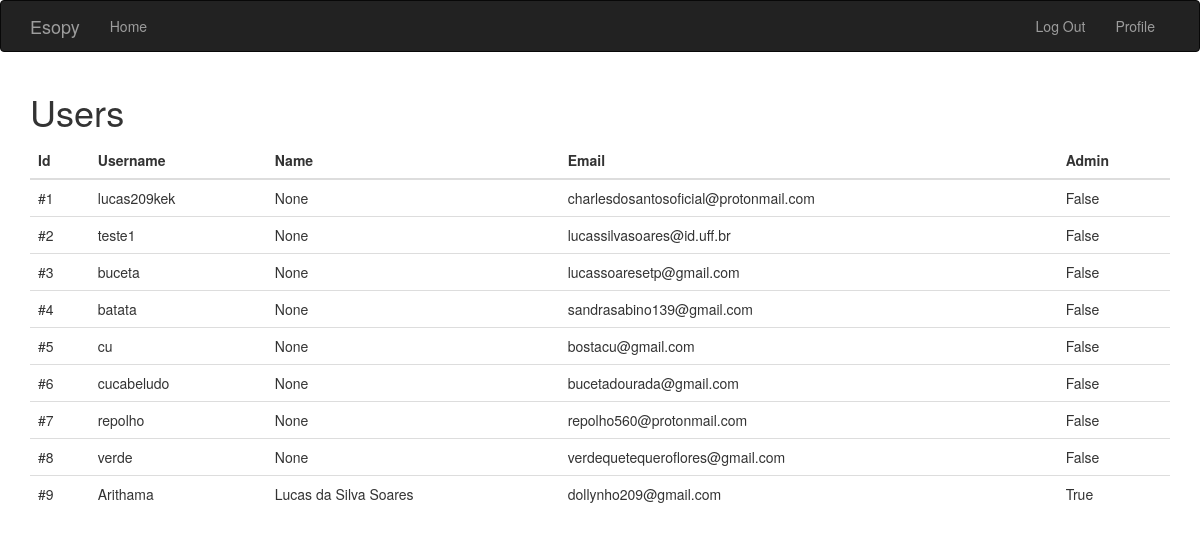
The page /users (signed in) on the database as committed earlier.
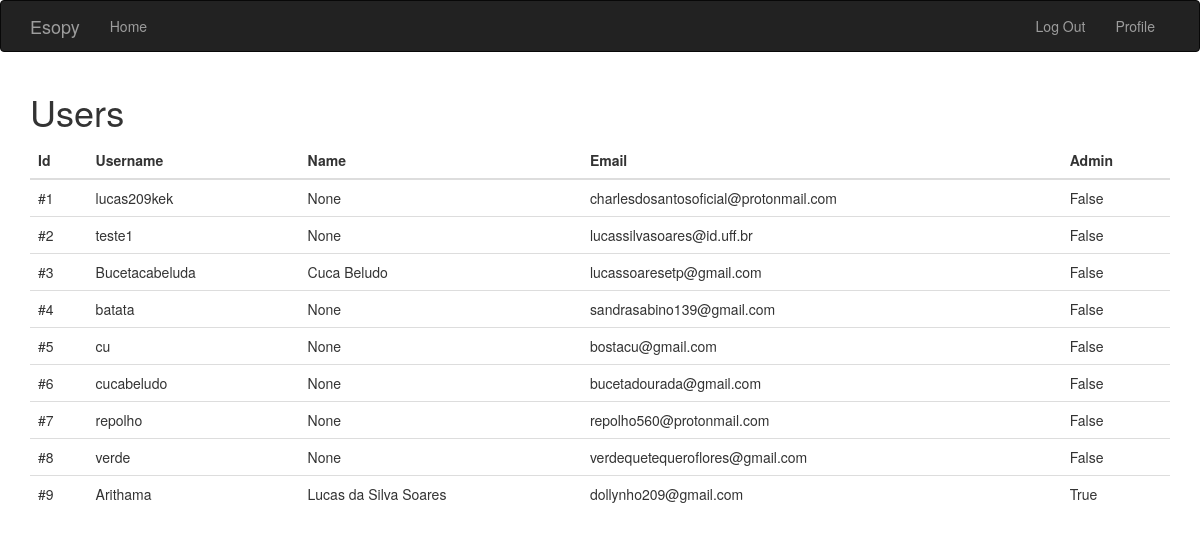
The same page on the database as committed later.
### app/models.py (models this page shows, shortened)
class User(UserMixin, db.Model):
    __tablename__ = 'users'
    id = db.Column(db.Integer, primary_key=True)
    email = db.Column(db.String(64), unique=True, index=True)
    username = db.Column(db.String(64), unique=True, index=True)
    password_hash = db.Column(db.String(128))
    confirmed = db.Column(db.Boolean, default=False)
    is_admin = db.Column(db.Boolean, default=False)
    name = db.Column(db.String(64))
    about_me = db.Column(db.Text())
    member_since = db.Column(db.DateTime(), default=datetime.utcnow)
    @property
    def password(self):
        raise AttributeError('password is not a readable attribute')

### app/main/views.py (the view)
@main.route('/users')
def users():
    users = User.query.all()
    return render_template('users.html', users=users)

### app/auth/views.py (called while the page is built)
@auth.before_app_request
def before_request():
    if current_user.is_authenticated \
    and not current_user.confirmed \
    and request.blueprint != 'auth' \
    and request.endpoint != 'static':
        return redirect(url_for('auth.unconfirmed'))

### app/models.py (called while the page is built)
@login_manager.user_loader
def load_user(user_id):
    return User.query.get(int(user_id))

### app/templates/users.html
{% extends "base.html" %}
{% block page_content %}
{% if current_user.is_admin %}
    <h1 class="title">{% block title %} Users {% endblock %}</h1>
    <div class="content">
        <table class="table">
            <thead>
              <tr>
                <th scope="col">Id</th>
                <th scope="col">Username</th>
                <th scope="col">Name</th>
                <th scope="col">Email</th>
                <th scope="col">Admin</th>
              </tr>
            </thead>
            <tbody>
            {% for user in users %}
                <tr>
                <td>#{{ user.id }}</td>
                <td>{{ user.username }}</td>
                <td>{{ user.name }}</td>
                <td>{{ user.email }}</td>
                <td>{{ user.is_admin }}</td>
              </tr>
            {% endfor %}
            </tbody>
          </table>
    </div>
{% else %}
You do not have permission to access this page
{% endif %}
{% endblock %}

### app/templates/base.html (shortened to what this page needs)
{% extends "bootstrap/base.html" %}
{% block head %}
{{ super() }}
{% endblock %}
{% block navbar %}
<div class="navbar navbar-inverse" role="navigation">
    <div class="container">
        <div class="navbar-header">
            <a class="navbar-brand" href="{{ url_for('main.index') }}">Esopy</a>
        </div>
        <div class="navbar-collapse collapse">
            <ul class="nav navbar-nav">
                <li><a href="{{ url_for('main.index') }}">Home</a></li>
            </ul>
            <ul class="nav navbar-nav navbar-right">
                {% if current_user.is_authenticated %}
                <li><a href="{{ url_for('auth.logout') }}">Log Out</a></li>
                {% else %}
                <li><a href="{{ url_for('auth.login') }}">Log In</a></li>
                {% endif %}
                {% if current_user.is_authenticated %}
                <li>
                    <a href="{{ url_for('main.user', username=current_user.username) }}">
                    Profile
                    </a>
                    </li>
                {% endif %}
            </ul>
        </div>
    </div>
</div>
{% endblock %}
{% block content %}
<div class="container">
    {% block page_content %}{% endblock %}
</div>
{% endblock %}

Rows that differ between the two databases and show on the page:
changed User "lucassoaresetp@gmail.com": username "buceta" → "Bucetacabeluda"; name "None" → "Cuca Beludo"
